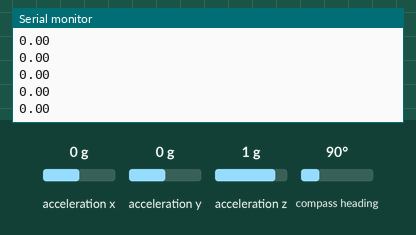
Bench run of a sketch on a simulated Arduino Uno, built with avr-gcc and run on an emulated ATmega328P. Shown: the last lines printed to the serial monitor. The test bench sets the inputs (shaded band); at power-on: acceleration x 0 g, acceleration y 0 g, acceleration z 1 g, compass heading 90°.

Above: at 2.2 s.
2.3 s: acceleration x set to -1.4 g
At 2.32 s:
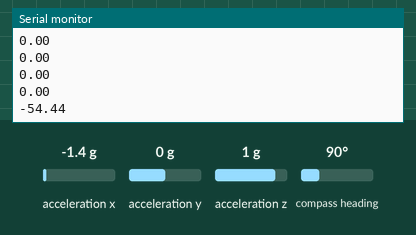
3.8 s: acceleration y set to -1.4 g
At 3.83 s:
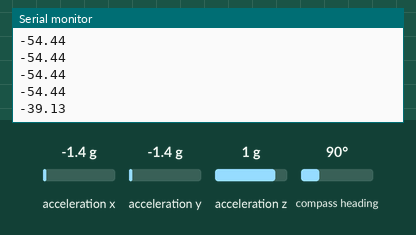
5.3 s: acceleration z set to -1.4 g
At 5.34 s:
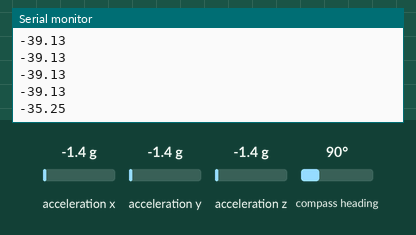
Timing chart, 0 to 8.3 s (numbered marks = the images above; inputs shaded):
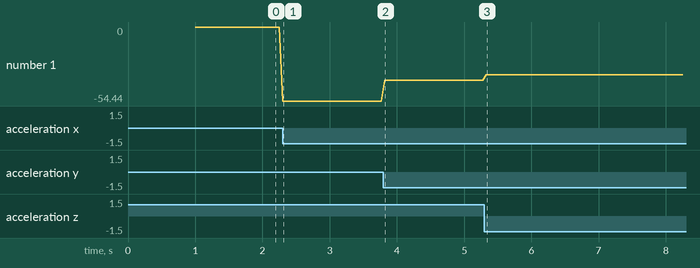

Measured:
- after the input at 2.3 s, the serial monitor: prints a new line at once (image 1)
- after the input at 3.8 s, the serial monitor: prints a new line at once (image 2)
- after the input at 5.3 s, the serial monitor: prints a new line at once (image 3)
- plotted number 1: 0 → -54.44 after the input at 2.3 s, -54.44 → -39.13 after the input at 3.8 s, -39.13 → -35.25 after the input at 5.3 s

The sketch:

arduino_code.ino
```cpp
#include <Wire.h>
#include <Adafruit_Sensor.h>
#include <Adafruit_BNO055.h>
#include <utility/imumaths.h>

/* This driver uses the Adafruit unified sensor library (Adafruit_Sensor),
   which provides a common 'type' for sensor data and some helper functions.

   To use this driver you will also need to download the Adafruit_Sensor
   library and include it in your libraries folder.

   You should also assign a unique ID to this sensor for use with
   the Adafruit Sensor API so that you can identify this particular
   sensor in any data logs, etc.  To assign a unique ID, simply
   provide an appropriate value in the constructor below (12345
   is used by default in this example).

   Connections
   ===========
   Connect SCL to analog 5
   Connect SDA to analog 4
   Connect VDD to 3.3-5V DC
   Connect GROUND to common ground

   History
   =======
   2015/MAR/03  - First release (KTOWN)
*/

/* Set the delay between fresh samples */
uint16_t BNO055_SAMPLERATE_DELAY_MS = 50;

// Check I2C device address and correct line below (by default address is 0x29 or 0x28)
//                                   id, address
Adafruit_BNO055 bno = Adafruit_BNO055(55, 0x28);

void setup(void)
{
  delay(1000);

  Serial.begin(115200);
  Serial.println("Orientation Sensor Test"); Serial.println("");

  /* Initialise the sensor */
  if (!bno.begin())
  {

    while (1) {
      /* There was a problem detecting the BNO055 ... check your connections */
      Serial.println("Ooops, no BNO055 detected ... Check your wiring or I2C ADDR!");
      delay(1000);
    };
  }
}

void loop(void)
{
  //could add VECTOR_ACCELEROMETER, VECTOR_MAGNETOMETER,VECTOR_GRAVITY...
  sensors_event_t orientationData;
  bno.getEvent(&orientationData, Adafruit_BNO055::VECTOR_EULER);

  double angle = -1000000;
  angle = orientationData.orientation.y;

  Serial.println(angle);

  delay(BNO055_SAMPLERATE_DELAY_MS);
}
```
